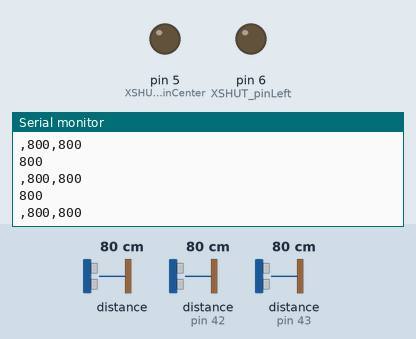
A sketch run on a simulated Arduino Uno, built with avr-gcc and run on an emulated ATmega328P. On the bench: output pins drawn as LEDs (lit = HIGH), the last lines printed to the serial monitor. The test bench sets the inputs (shaded band); at power-on: distance to the obstacle 80 cm, distance to the obstacle (sensors on pin 42, pin 43) 80 cm.

Above: at 3.2 s.
3.3 s: distance to the obstacle (sensor 0) set to 2 cm
At 3.36 s:
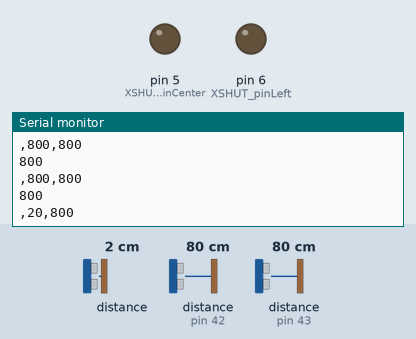
4.8 s: distance to the obstacle (sensor on pin 42) set to 2 cm
At 5.85 s:
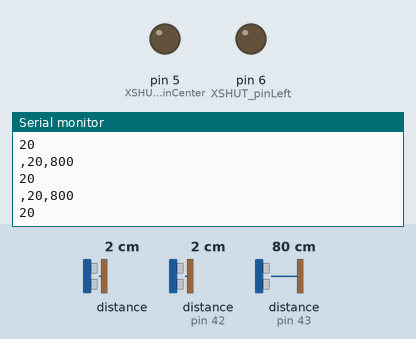
6.3 s: distance to the obstacle (sensor on pin 43) set to 2 cm
At 6.35 s:
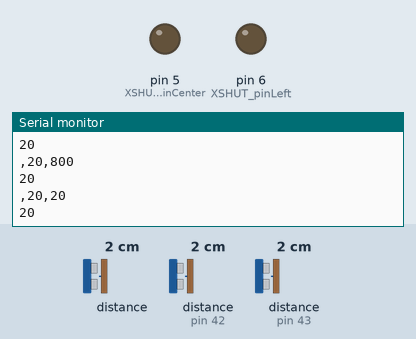
7.8 s: distance to the obstacle (sensor 0) set to 4 cm
At 7.85 s:
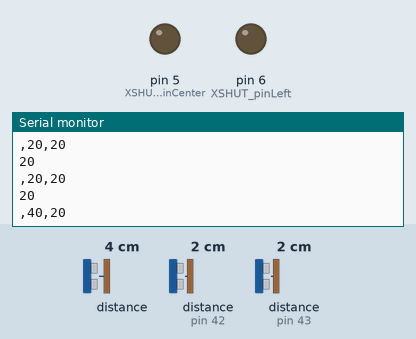
9.3 s: distance to the obstacle (sensor on pin 42) set to 4 cm
At 9.35 s:
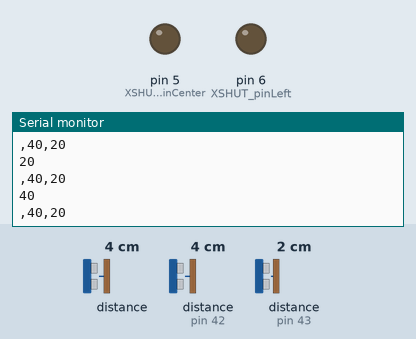
10.8 s: distance to the obstacle (sensor on pin 43) set to 4 cm
At 10.84 s:
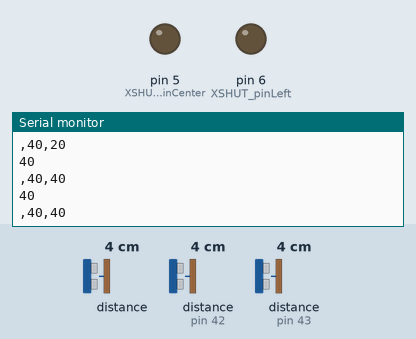
Timing chart, 0 to 13.3 s (numbered marks = the images above; inputs shaded):
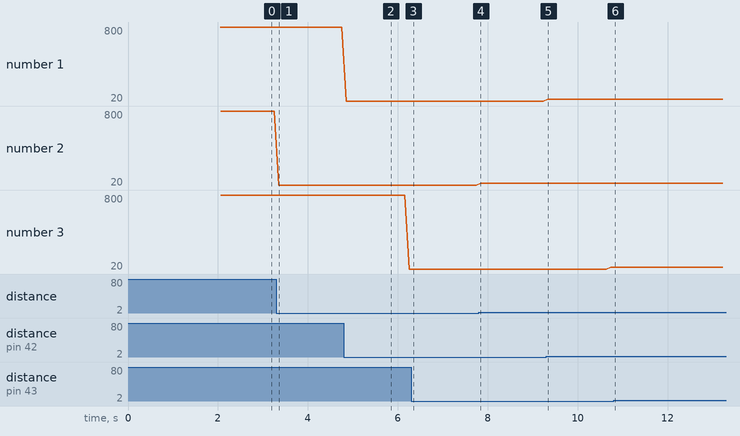

Measured:
- after the input at 3.3 s, the serial monitor: prints a new line after 0.06 s (image 1)
- after the input at 4.8 s, the serial monitor: prints a new line after 0.05 s (image 2)
- after the input at 7.8 s, the serial monitor: prints a new line after 0.05 s (image 4)
- after the input at 9.3 s, the serial monitor: prints a new line at once (image 5)
- after the input at 10.8 s, the serial monitor: prints a new line at once (image 6)
- plotted number 2: 800 → 20 after the input at 3.3 s, 20 → 40 after the input at 7.8 s

The sketch:

vl53l0x_ranging.ino
```cpp
/* This example shows how to use continuous mode to take
  range measurements with the VL53L0X. It is based on
  vl53l0x_ContinuousRanging_Example.c from the VL53L0X API.

  The range readings are in units of mm. */

#include <Wire.h>
#include <VL53L0X.h>

// Distance Sensors
#define XSHUT_pinLeft 6
#define XSHUT_pinCenter 5
// default VL53L0x address 41
#define SensorLeft_newAddress 42
#define SensorRight_newAddress 43
VL53L0X sensorLeft, sensorRight, sensorCenter;


void setup()
{
  pinMode(XSHUT_pinLeft, OUTPUT);
//  pinMode(XSHUT_pinRight, OUTPUT);
  pinMode(XSHUT_pinCenter, OUTPUT);

delay(2000);
  Serial.begin(9600);
  Wire.begin();

  sensorLeft.setAddress(SensorLeft_newAddress);
  pinMode(XSHUT_pinLeft, INPUT);
  delay(10);
  sensorRight.setAddress(SensorRight_newAddress);
  pinMode(XSHUT_pinCenter, INPUT);
  delay(10);

  sensorLeft.init();
  sensorRight.init();
  sensorCenter.init();

  sensorLeft.setTimeout(500);
  sensorRight.setTimeout(500);
  sensorCenter.setTimeout(500);

  sensorLeft.startContinuous();
  sensorRight.startContinuous();
  sensorCenter.startContinuous();
}

void loop()
{
  Serial.println(sensorLeft.readRangeContinuousMillimeters());
  Serial.print(",");              //seperator
  Serial.print(sensorCenter.readRangeContinuousMillimeters());
  Serial.print(",");              //seperator
  Serial.println(sensorRight.readRangeContinuousMillimeters());
}
```
